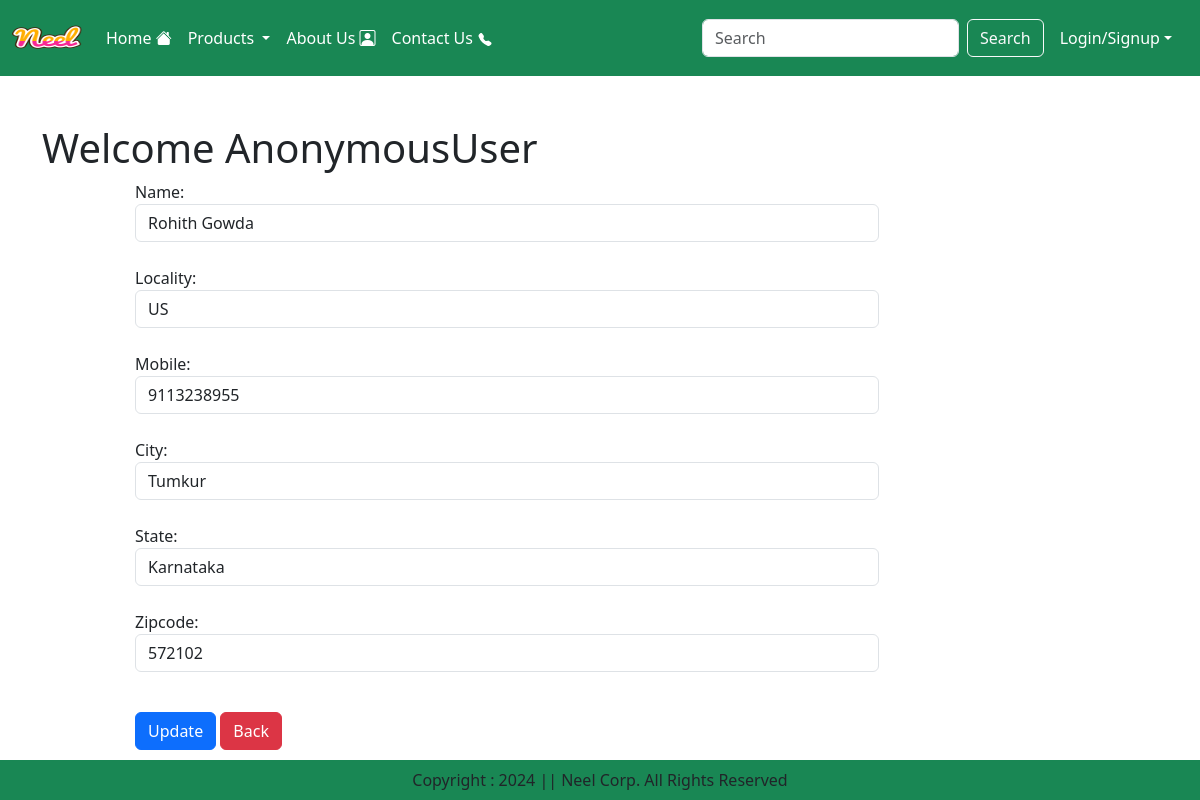
Before: /updateAddress/23 with the older database file.
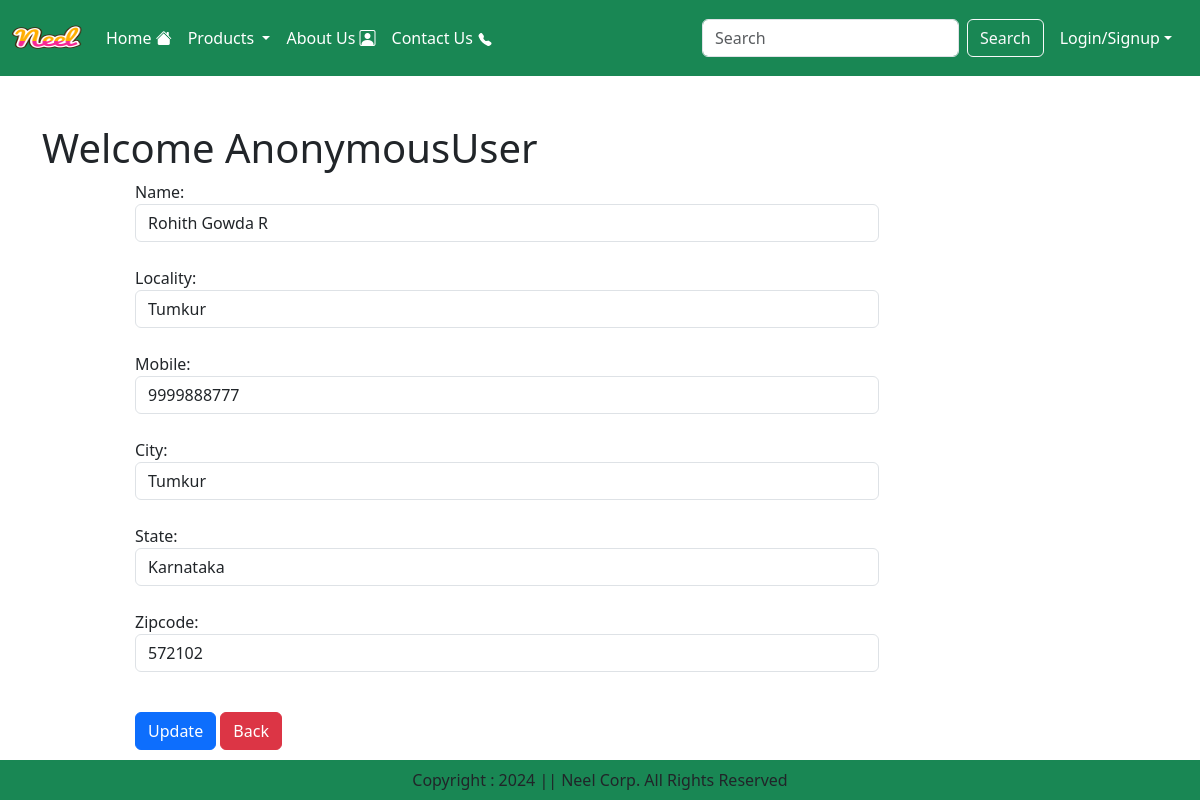
After: the same page with the newer database file.
### app/models.py (models this page shows, shortened)
class Customer(models.Model):
    user = models.ForeignKey(User,on_delete=models.CASCADE)
    name = models.CharField(max_length=30)
    locality = models.CharField(max_length=300)
    city = models.CharField(max_length=50)
    mobile =models.IntegerField()
    zipcode = models.IntegerField()
    state = models.CharField(choices=STATE_CHOICES,max_length=50)

### app/views.py (the view, shortened to what this page needs)
# urls.py: path("updateAddress/<int:pk>",UpdateAddress.as_view(),name="updateAddress"),
class UpdateAddress(View):
    def get(self,request,pk):
        cartitem = cart_num(request)
        add = Customer.objects.get(pk=pk)
        form = CustomerProfileForm(instance=add)
        return render(request,'updateaddress.html',locals())

### app/forms.py
class CustomerProfileForm(forms.ModelForm):
    class Meta:
        model = Customer
        fields =  ['name','locality','mobile','city','state','state','zipcode']
        widgets = {'name':forms.TextInput(attrs={'class':'form-control'}),
                   'locality':forms.TextInput(attrs={'class':'form-control'}),
                   'city':forms.TextInput(attrs={'class':'form-control'}),
                   'mobile':forms.NumberInput(attrs={'class':'form-control'}),
                   'state':forms.Select(attrs={'class':'form-control'}),
                   'zipcode':forms.NumberInput(attrs={'class':'form-control'}),
                   }

### app/views.py (called while the page is built)
def cart_num(request)->int:
    if request.user.is_authenticated:
        return  len(Cart.objects.filter(user=request.user))

### app/templates/updateaddress.html (shortened to what this page needs)
{% extends "base.html" %}
{% load static %}
{% block main %}
<div class="container my-5">
    <div class="row">
        <h1>Welcome <span class="text-capitalize">{{request.user}}</span></h1>
    </div>
    <div class="col-sm-8 offset-sm-1">
        <form action="" method="post">
        {% for fm in form %}
            {{fm.label_tag}}{{fm}}
                <small class="text-danger">{{fm.errors|striptags}}</small><br/>
        {% endfor %}
        <div class="col-12 mt-3">
            <button type="submit" class="btn btn-primary">Update</button>
            <a href="{% url 'address' %}" type="button" class="btn btn-danger">Back</a>
        </div>
    </form>
    </div>
</div>
{% endblock main %}

Changed rows visible on the page:
changed Customer "Tumkur": name "Rohith Gowda" → "Rohith Gowda R"; locality "US" → "Tumkur"; mobile "9113238955" → "9999888777"
